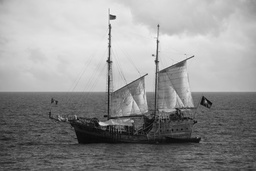
#> input picture 4106/1603073/boat.jpg, 256 x 171 px, shrunk from 4272 x 2848 before the run, found by its file name
$ python log.py
#> lines starting #> are read from the running program, lines starting #| are printed output that depends on the picture

from PIL import Image

from PIL import ImageFilter

import math


# Compute log

def logTransform(c, f):

    g = c * math.log(float(1 + f), 10)

    return g


# Apply logarithmic transformation for an image

def logTransformImage(image, outputMax=255, inputMax=255):

    c = outputMax/math.log(inputMax+1, 10)

    # Read pixels and apply logarithmic transformation

    for i in range(0, img.size[0]-1):

        for j in range(0, img.size[1]-1):

            # Get pixel value at (x,y) position of the image

            f = img.getpixel((i, j))

            # Do log transformation of the pixel

            redPixel = round(logTransform(c, f[0]))

            greenPixel = round(logTransform(c, f[1]))

            bluePixel = round(logTransform(c, f[2]))

            # Modify the image with the transformed pixel values

            img.putpixel((i, j), (redPixel, greenPixel, bluePixel))

    return image


# Display the original image
image = "boat.jpg"
img = Image.open(image)
#> img is the input picture: PIL image 256x171 RGB; min 6, max 249, mean 147.5
img.show()


log_image = logTransformImage(img)
#> after the loop in logTransformImage, `for i in range(0, img.size[0]-1):`:
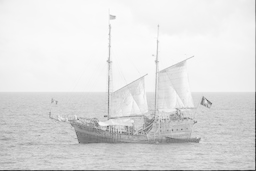
#> img: PIL image 256x171 RGB; min 42, max 254, mean 222.8

log_image.show()
